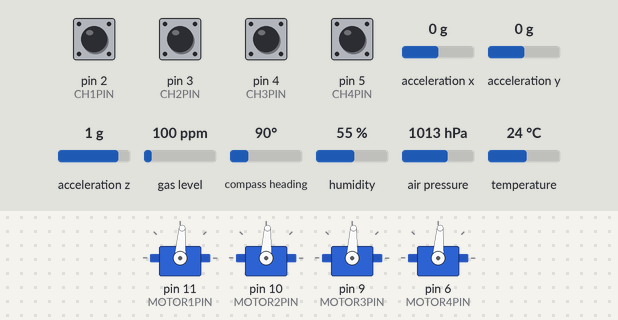
Bench run of a sketch on a simulated Arduino Uno, built with avr-gcc and run on an emulated ATmega328P. Parts: 4 × servo. The test bench sets the inputs (shaded band); at power-on: pin 2 (CH1PIN), pin 3 (CH2PIN), pin 4 (CH3PIN), pin 5 (CH4PIN) HIGH, acceleration x 0 g, acceleration y 0 g, acceleration z 1 g, gas level 100 ppm, compass heading 90°, humidity 55 %, air pressure 1013 hPa, temperature 24 °C.

Above: at 6.1 s.
At 22.6 s:
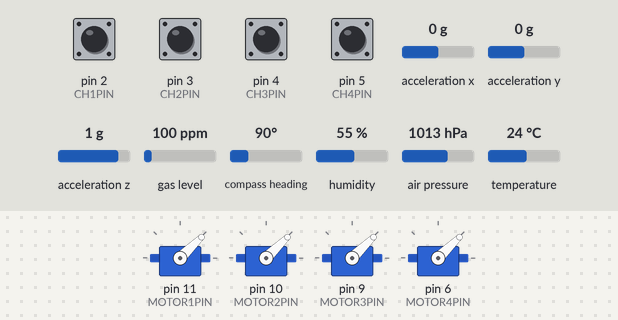
Timing chart, 0 to 24.1 s (numbered marks = the images above):
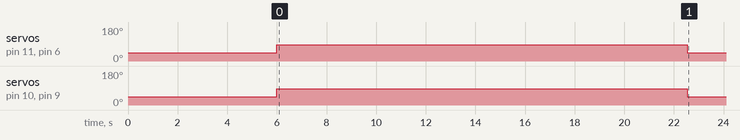

The sketch:

main.ino
```cpp
#include <Servo.h>
#include <Wire.h>
#include <SPI.h>
#include <Adafruit_Sensor.h>
#include "Adafruit_BMP3XX.h"
#include <Adafruit_BNO055.h>
#include <utility/imumaths.h>
#include <PinChangeInt.h>

#include "pid.h"

#define BMP_SCK 13
#define BMP_MISO 12
#define BMP_MOSI 11
#define BMP_CS 10

#define SAMPLERATE (10.0) //100 Hz

//Motors UL-UR-BL-BR --> 1-2-3-4
#define MOTOR1PIN 11
#define MOTOR2PIN 10
#define MOTOR3PIN 9
#define MOTOR4PIN 6

//Receiver Channels
#define CH1PIN 2
#define CH2PIN 3
#define CH3PIN 4
#define CH4PIN 5

volatile unsigned long prev_time1 = 0;
volatile unsigned long prev_time2 = 0;
volatile unsigned long prev_time3 = 0;
volatile unsigned long prev_time4 = 0;

volatile unsigned long ch1, ch2, ch3, ch4;

Adafruit_BNO055 bno = Adafruit_BNO055(55, 0x29);
Adafruit_BMP3XX bmp;

double bmpOffset;

double desalt;
double despitch;
double desroll;
double desyaw;

PID thrustCTL = PID(SAMPLERATE/1000.0, 10.0, -10.0, 0.0, 0.000, 0.00);
/*
PID pitchCTL = PID(SAMPLERATE/1000.0, 10.0, -10.0, 5.0, 2.0, 0.05);
PID rollCTL = PID(SAMPLERATE/1000.0, 10.0, -10.0, 5.0, 2.0, 0.05);
PID yawCTL = PID(SAMPLERATE/1000.0, 10.0, -10.0, 5.0, 2.0, 0.05);
*/

PID pitchCTL = PID(SAMPLERATE/1000.0, 15.0, -15.0, 0.7, 0.01, 0.01);
PID rollCTL = PID(SAMPLERATE/1000.0, 15.0, -15.0, 0.7, 0.01, 0.01);
PID yawCTL = PID(SAMPLERATE/1000.0, 100.0, -100.0, 4.0, 0.08, 0.0);

Servo motor1;
Servo motor2;
Servo motor3;
Servo motor4;

double alt[5];

unsigned long tStart;
```

loop.ino
```cpp
void loop() {

  /*
  unsigned long test = micros();
  for(int i = 4;i > 0; i--)
  {
    alt[i] = alt[i-1];
  }

  alt[0] = (alt[1] + alt[2] + alt[3] + alt[4] + bmp.readAltitude(bmpOffset))/5.0;

  Serial.print(micros() - test);
  Serial.println(": Pressure reading and boxcar filter");
  */

  //unsigned long test = micros();
  sensors_event_t event;
  bno.getEvent(&event);
  //Serial.print(micros() - test);
  //Serial.println(": Orientation reading");

  /*
  unsigned long test = millis();
  ch1 = pulseIn(CH1PIN, HIGH); //altitude
  ch2 = pulseIn(CH2PIN, HIGH); //yaw
  ch3 = pulseIn(CH3PIN, HIGH); //pitch
  ch4 = pulseIn(CH4PIN, HIGH); //roll
  Serial.println(millis() - test);
  //channel values now between 1000 min and 2000 max
  */

  //test = micros();
  //desalt = desalt + (double(ch1) - 1500.0)/500.0*SAMPLERATE/1000.0; //changes within 1 m/s
  double thrust = (double(ch1) - 1100.0)/25.0; //thrust within 0 and 36
  despitch = (double(ch3) - 1500.0)/10.0; //angle within +/- 50 degrees
  desroll = (double(ch4) - 1500.0)/10.0; //angle within +/- 50 degrees
  desyaw = (double(ch2) - 1500.0)*150.0/500.0; // angle within +/- 150 degrees
  //Serial.print(micros() - test);
  //Serial.println(": clamping controller input");

  /*
  desalt = 0;
  despitch = 0;
  desroll = 0;
  desyaw = 0;
  */

  //test = micros();
  //double thrust = thrustCTL.calculate(desalt, alt[0]);
  double pitch = pitchCTL.calculate(despitch, event.orientation.y);
  double roll  = rollCTL.calculate (desroll, event.orientation.z);
  double yaw;
  if(event.orientation.x < 180.0)
  {
    yaw = yawCTL.calculate(desyaw, event.orientation.x);
  }
  else
  {
    yaw = yawCTL.calculate(desyaw, event.orientation.x - 360.0);
  }

  //Serial.print(micros() - test);
  //Serial.println(": PID calculations");

  //front motors = thrust - pitch
  //back motors = thrust + pitch
  //left motors = thrust + roll
  //right motors = thrust - roll

  //Motors UL-UR-BL-BR --> 1-2-3-4

  //test = micros();
  if(ch1 < 1050)
  {
    motor1.writeMicroseconds(1000);
    motor2.writeMicroseconds(1000);
    motor3.writeMicroseconds(1000);
    motor4.writeMicroseconds(1000);
  }
  else
  {
    motor1.writeMicroseconds(1460 + (int)(thrust - pitch + roll + yaw));
    motor2.writeMicroseconds(1470 + (int)(thrust - pitch - roll - yaw));
    motor3.writeMicroseconds(1470 + (int)(thrust + pitch + roll - yaw));
    motor4.writeMicroseconds(1460 + (int)(thrust + pitch - roll + yaw));
  }
  //Serial.print(micros() - test);
  //Serial.println(": Outputting to ESCs");

  /*
  Serial.print(event.orientation.x);
  Serial.print("\t");
  Serial.println(yaw);
  */

  /*
  Serial.println(SAMPLERATE/1000.0);
  Serial.println(yawCTL.getDT());
  Serial.println(yawCTL.getinteg());
  */

  /*
  Serial.print(millis());
  Serial.print("\t");
  Serial.print(alt[0]);
  Serial.print("\t");
  Serial.println(bmp.readAltitude(bmpOffset));
  */

  /*
  Serial.print("Y: ");
  Serial.print(event.orientation.y, 4);
  Serial.print("\tZ: ");
  Serial.println(event.orientation.z, 4);
  Serial.print("\t");
  Serial.print(pitch);
  Serial.print("\t");
  Serial.println(roll);
  */

  //Serial.println(event.orientation.x);
  //Serial.println(yaw);

  /*
  Serial.print(ch1);
  Serial.print("\t");
  Serial.print(ch2);
  Serial.print("\t");
  Serial.print(ch3);
  Serial.print("\t");
  Serial.println(ch4);
  */

  //Serial.print(micros() - tStart);
  //Serial.println(": Total loop time");

  while((micros() - tStart) < (SAMPLERATE * 1000)){}
  //Serial.println(micros()-tStart);
  tStart = micros();
}
```

pid.h
```cpp
class PID
{
  public:
    PID(double DT, double MAX, double MIN, double KP, double KI, double KD);
    double calculate(double set, double curr);
  private:
    double dt;
    double maxi;
    double mini;
    double kp;
    double kd;
    double ki;
    double prev;
    double integ;
};
```

pid.ino
```cpp
PID::PID(double DT, double MAX, double MIN, double KP, double KI, double KD)
{
  dt = DT;
  maxi = MAX;
  mini = MIN;
  kp = KP;
  kd = KD;
  ki = KI;
  prev = 0;
  integ = 0;
}

double PID::calculate(double set, double curr)
{
  double err = set - curr;

  double Pout = kp*err;

  integ += err*dt;
  double Iout = ki*integ;

  double deriv = (curr-prev)/dt;
  double Dout = kd*deriv;

  double Out = Pout + Iout + Dout;

  if(Out > maxi)
  {
    Out = maxi;
  }
  else if(Out < mini)
  {
    Out = mini;
  }

  prev = curr;

  return Out;
}
```

setup.ino
```cpp
//Pin change interrupts for RC Receiver PWM signals

void rising1()
{
  prev_time1 = micros();
  PCintPort::detachInterrupt(CH1PIN);
  PCintPort::attachInterrupt(CH1PIN, &falling1, FALLING);
}

void falling1()
{
  ch1 = micros()-prev_time1;
  PCintPort::detachInterrupt(CH1PIN);
  PCintPort::attachInterrupt(CH1PIN, &rising1, RISING);
}

void rising2()
{
  prev_time2 = micros();
  PCintPort::detachInterrupt(CH2PIN);
  PCintPort::attachInterrupt(CH2PIN, &falling2, FALLING);

}

void falling2()
{
  ch2 = micros()-prev_time2;
  PCintPort::detachInterrupt(CH2PIN);
  PCintPort::attachInterrupt(CH2PIN, &rising2, RISING);
}

void rising3()
{
  prev_time3 = micros();
  PCintPort::detachInterrupt(CH3PIN);
  PCintPort::attachInterrupt(CH3PIN, &falling3, FALLING);
}

void falling3()
{
  ch3 = micros()-prev_time3;
  PCintPort::detachInterrupt(CH3PIN);
  PCintPort::attachInterrupt(CH3PIN, &rising3, RISING);
}

void rising4()
{
  prev_time4 = micros();
  PCintPort::detachInterrupt(CH4PIN);
  PCintPort::attachInterrupt(CH4PIN, &falling4, FALLING);
}

void falling4()
{
  PCintPort::detachInterrupt(CH4PIN);
  PCintPort::attachInterrupt(CH4PIN, &rising4, RISING);
  ch4 = micros()-prev_time4;
}

void setup() {
  //Serial.begin(115200);

  pinMode(CH1PIN, INPUT_PULLUP);
  pinMode(CH2PIN, INPUT_PULLUP);
  pinMode(CH3PIN, INPUT_PULLUP);
  pinMode(CH4PIN, INPUT_PULLUP);

  PCintPort::attachInterrupt(CH1PIN, &rising1, RISING);
  PCintPort::attachInterrupt(CH2PIN, &rising2, RISING);
  PCintPort::attachInterrupt(CH3PIN, &rising3, RISING);
  PCintPort::attachInterrupt(CH4PIN, &rising4, RISING);

  motor1.attach(MOTOR1PIN);
  motor2.attach(MOTOR2PIN);
  motor3.attach(MOTOR3PIN);
  motor4.attach(MOTOR4PIN);

  motor1.writeMicroseconds(1000);
  motor2.writeMicroseconds(1000);
  motor3.writeMicroseconds(1000);
  motor4.writeMicroseconds(1000);

   if(!bno.begin())
  {
    /* There was a problem detecting the BNO055 ... check your connections */
    Serial.print("Ooops, no BNO055 detected ... Check your wiring or I2C ADDR!");
    while(1);
  }

  bno.setExtCrystalUse(true);

  if (!bmp.begin_I2C()) {   // hardware I2C mode, can pass in address & alt Wire
  //if (! bmp.begin_SPI(BMP_CS)) {  // hardware SPI mode
  //if (! bmp.begin_SPI(BMP_CS, BMP_SCK, BMP_MISO, BMP_MOSI)) {  // software SPI mode
    Serial.println("Could not find a valid BMP3 sensor, check wiring!");
    while (1);
  }

  // Set up oversampling and filter initialization
  bmp.setTemperatureOversampling(BMP3_OVERSAMPLING_8X);
  bmp.setPressureOversampling(BMP3_OVERSAMPLING_4X);
  bmp.setIIRFilterCoeff(BMP3_IIR_FILTER_COEFF_3);
  bmp.setOutputDataRate(BMP3_ODR_50_HZ);

  delay(6000);

  motor1.writeMicroseconds(1435);
  motor2.writeMicroseconds(1445);
  motor3.writeMicroseconds(1445);
  motor4.writeMicroseconds(1435);

  //First few inputs from sensors are inaccurate
  sensors_event_t event;
  for(int i = 0; i < 1000/SAMPLERATE; i++)
  {
    bno.getEvent(&event);
    bmp.performReading();
    delay(SAMPLERATE);
  }

  //set Offsets to set altitude to 0 at ground and yaw at 0
  bmpOffset = bmp.pressure/100.0;
  desalt = 0.0;

  tStart = micros();
}
```

Measured:
- by itself, servo on pin 11 (MOTOR1PIN), servo on pin 6 (MOTOR4PIN): 44° → 86° at 6.0 s, → 44° 16.5 s later
- by itself, servo on pin 10 (MOTOR2PIN), servo on pin 9 (MOTOR3PIN): 44° → 87° at 6.0 s, → 44° 16.5 s later
